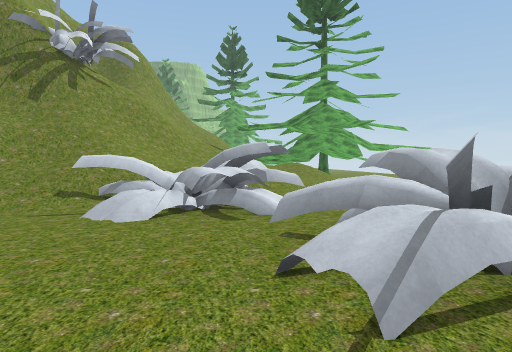
[1] (above)

20 first-person views from a walk through a Unity game level. The camera is 1.5 m above the floor, tilts 2° down and sees 70° across. The floor is counted in squares, 2 m on a side. Each view is taken from the middle of a square. On the plan, view 1 faces up. The plan holds only what a view shows up to about 11 squares ahead; the rest is blank. The place goes on beyond the plan. The player character is not drawn. Some animated figures are left out. Some surface patterns are stand-ins.

[2]
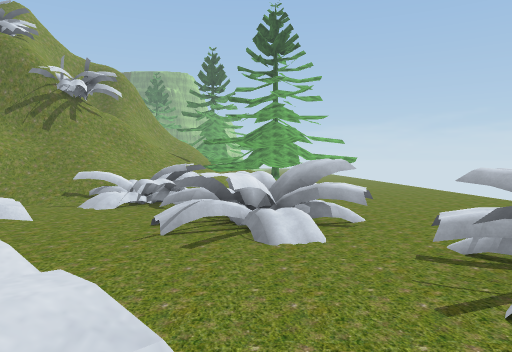

[3]
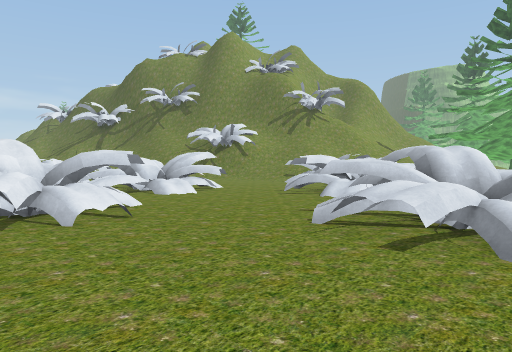

[4]
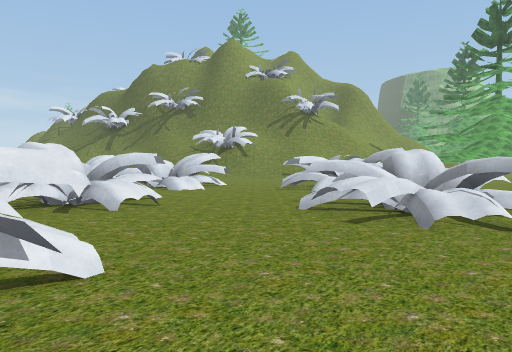

[5]
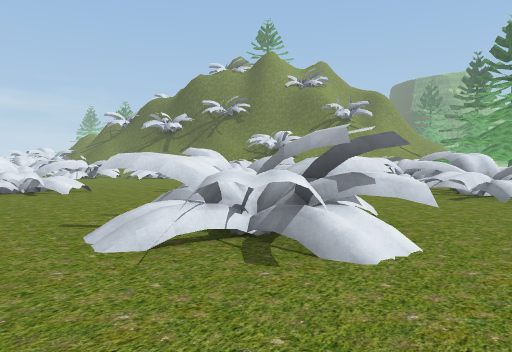

[6]
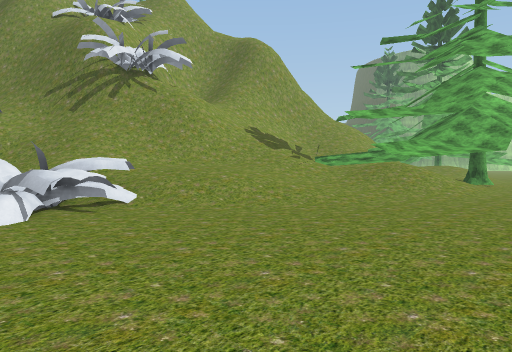

[7]
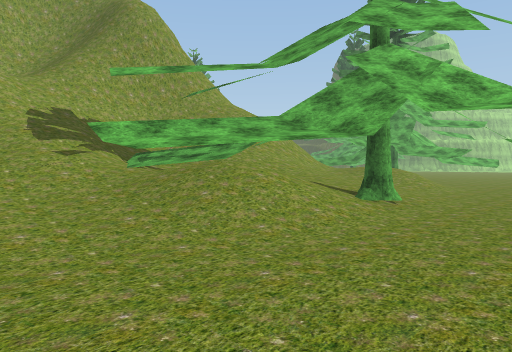

[8]
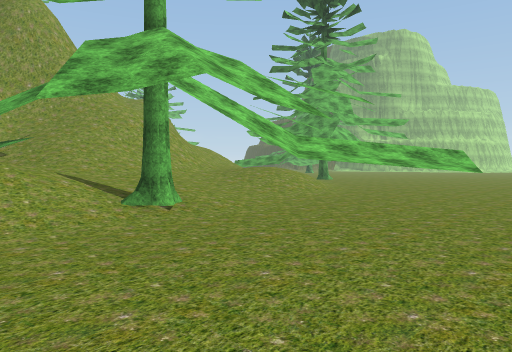

[9]
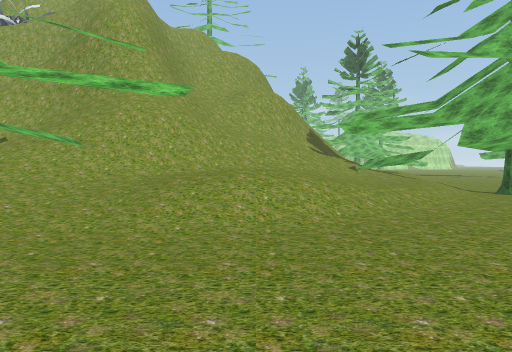

[10]
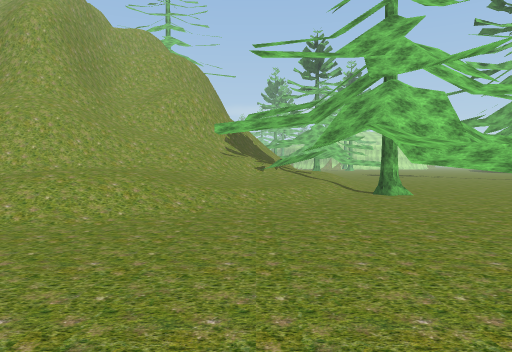

[11]
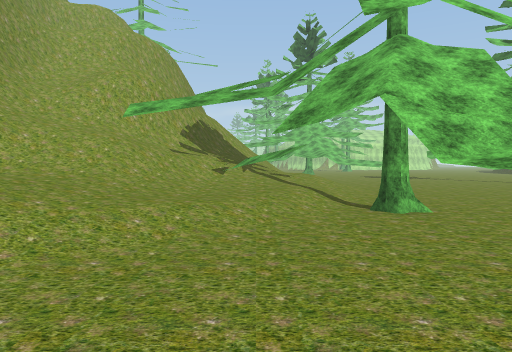

[12]
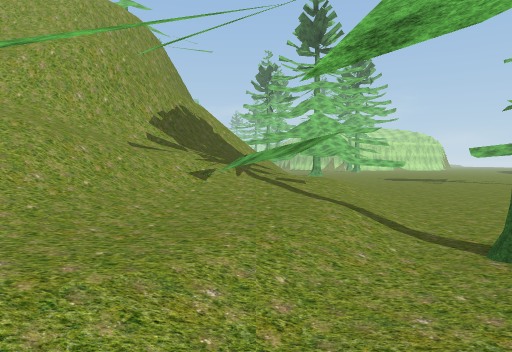

[13]
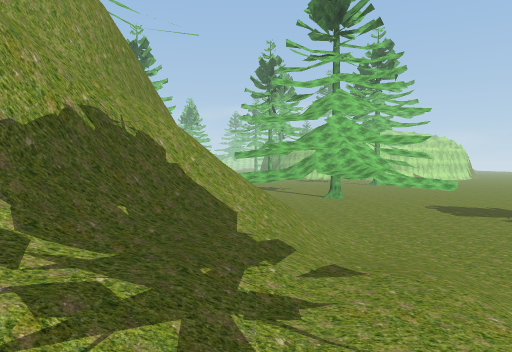

[14]
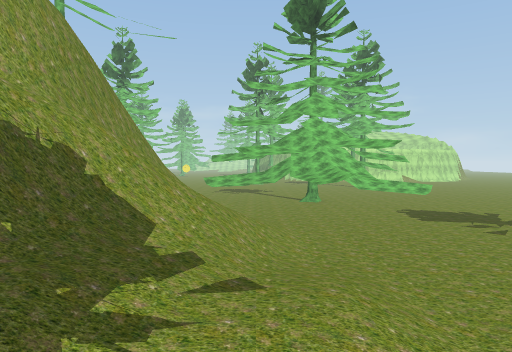

[15]
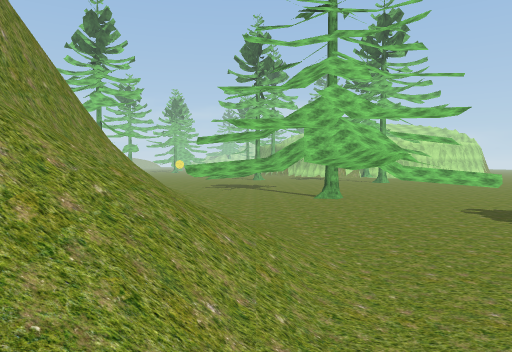

[16]
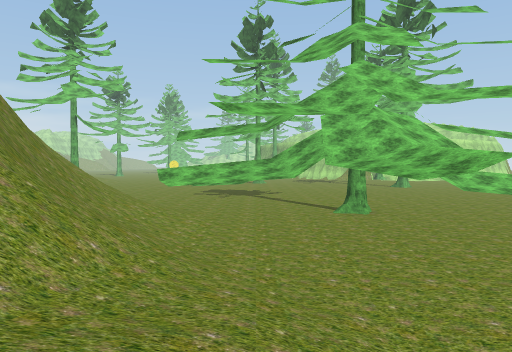

[17]
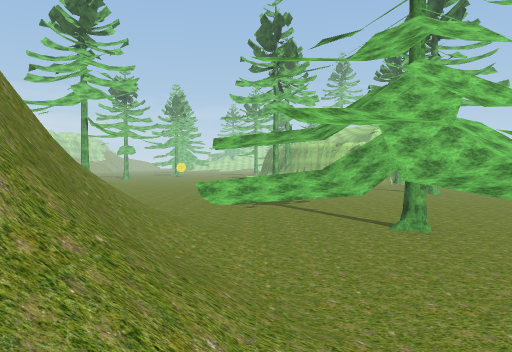

[18]
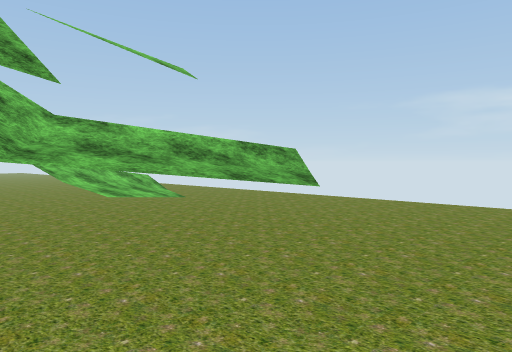

[19]
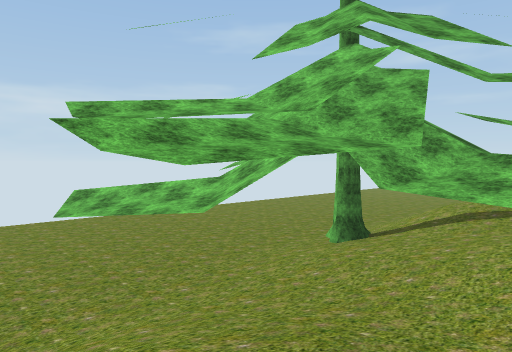

[20]
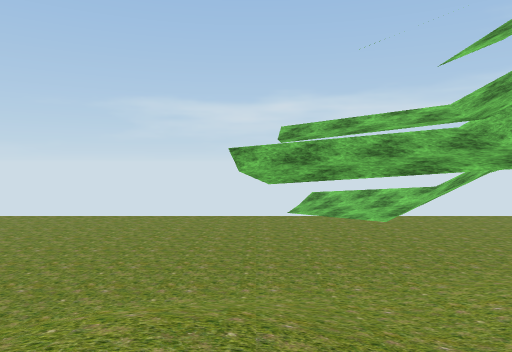

### Floor plan
Key: @ floor where view 1 was taken; # wall or solid block; x gap in a wall; . main floor; : floor 0.25 m higher than the main floor; + floor 0.5 m higher than the main floor; * floor 1.25 m higher than the main floor; / step, stairs or slope; = window, fence, low wall or low ledge; ^ raised ledge; v drop or lower ground; T pine tree.
Columns run from 22 left of view 1 to 9 right of it. Each row starts with its distance up from view 1.
 31 ....T................ .........
 30 ..T...................TTT.......
 29 ..T.....................T.......
 28 T........///./////T.#..T........
 27  TT....//////////////...........
 26  T  T//////////////T+/..........
 25  .TT/////=  /=#/////+//.........
 24  /////#####=//##////////........
 23   //###   ### /v#////////.......
 22             #= //////**//.......
 21             ##////////////......
 20              ##=//=///////.TT...
 19               #####///////T T...
 18                   #//// //. T...
 17                  ##//// T#......
 16                  ##//// T/......
 15                 //#///   +......
 14                #////////T ......
 13                ## //////T:....
 12                    //////...
 11                  ##=/////....
 10                 ##///////...
  9                 ##//////....
  8                ##////^/......
  7                ^^///=^^.........
  6                  ///^^#.........
  5                   /./^^........
  4                    ....#=^...
  3                    ...=^^##..
  2                     ...##^..
  1                     #...#...^
  0                    ^^^@...^#^/
 -1                    ^^/....x^^#
 -2                    =#.....=^^#
 -3                        #....=.
 -4                       ^x/......
 -5                     .##^^......
 -6                    ... ^..=^..
 -7                    #....   ^^..
 -8                   ^^=..../^^=..
 -9                   #^=.....#x^..
-10                       ./......
-11                            .. .

Where each view was taken, in squares from view 1:
view 1: 0 up, 0 right, facing up
view 2: 4 down, 2 right, facing up
view 3: 6 down, 7 right, facing up-left
view 4: 7 down, 8 right, facing up-left
view 5: 11 down, 8 right, facing up-left
view 6: 5 up, 6 right, facing up-left
view 7: 11 up, 6 right, facing up-left
view 8: 14 up, 8 right, facing up-left
view 9: 22 up, 7 right, facing left
view 10: 25 up, 7 right, facing left
view 11: 26 up, 4 right, facing left
view 12: 26 up, 1 right, facing left
view 13: 26 up, 4 left, facing left
view 14: 27 up, 4 left, facing left
view 15: 27 up, 8 left, facing left
view 16: 27 up, 11 left, facing left
view 17: 26 up, 12 left, facing left
view 18: 24 up, 1 left, facing up-right
view 19: 22 up, 0 right, facing down-right
view 20: 21 up, 1 left, facing right
